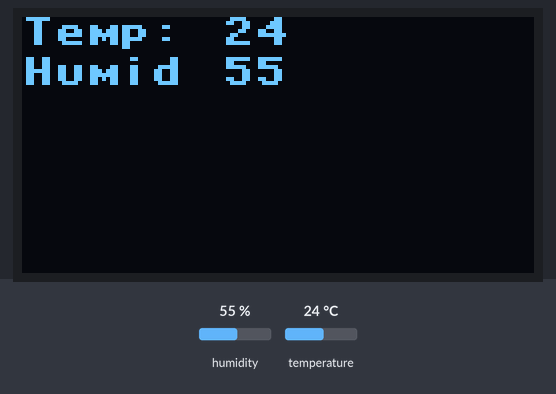
Bench run of a program on a simulated ESP32 board running MicroPython. Parts: 128×64 one-colour display. The inputs (shaded band) are chosen by the test bench; at power-on: humidity 55 %, temperature 24 °C. What the program prints to the serial console is not drawn.

Above: at 1.2 s.
1.3 s: humidity set to 22 %
At 4.3 s:
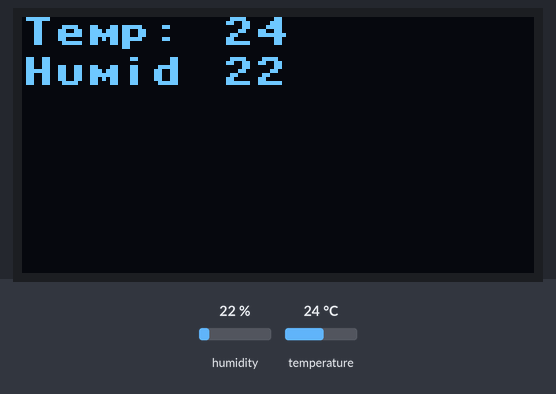
4.6 s: temperature set to 12 °C
At 8.3 s:
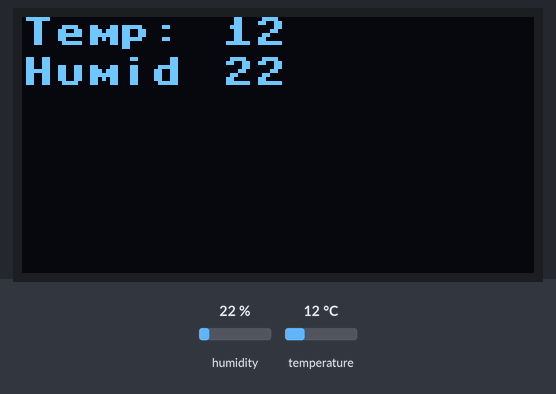
8.7 s: humidity set to 40 %
At 12.4 s:
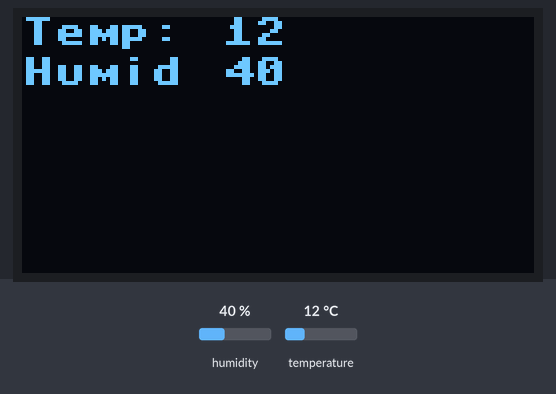
12.8 s: temperature set to 19 °C
Timing chart, 0 to 15.8 s (numbered marks = the images above; inputs shaded):
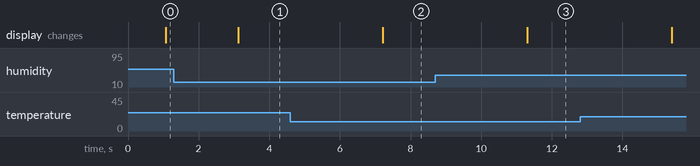

The program:

02-oled_dht11.py
```python
from machine import Pin, SoftI2C
from ssd1306 import SSD1306_I2C
from dht import DHT11
from time import sleep

#Pin Setup
dht_pin = DHT11(Pin(13))

i2c = SoftI2C( sda=Pin(21),scl=Pin(22))
oled = SSD1306_I2C(128,64,i2c)

while True :
    #Start measuring temperature/humidity
    dht_pin.measure()

    #Read
    temperature = dht_pin.temperature()
    humidity = dht_pin.humidity()

    print("Temperature:{} Humidity: {}" .format(temperature,humidity))
    sleep(1)

    oled.fill(0)
    oled.text("Temp:",0,0)
    oled.text(str(temperature),50,0)
    oled.text("Humid",0,10)
    oled.text(str(humidity),50,10)
    oled.show()
    sleep(1)
```

Measured:
- after the input at 1.3 s, the display: changes after 1.8 s (image 1)
- after the input at 4.6 s, the display: changes after 2.6 s (image 2)
- after the input at 8.7 s, the display: changes after 2.6 s (image 3)
